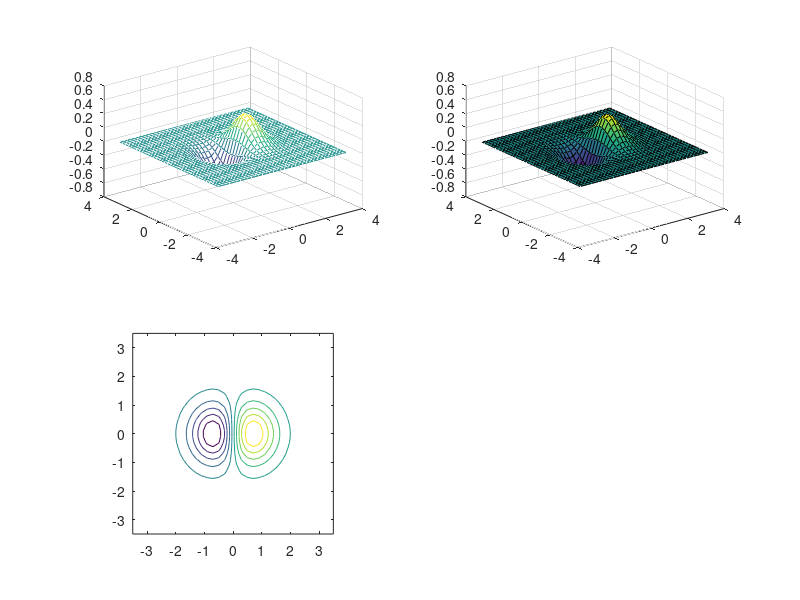

This figure's MATLAB source:
% 06 26
clc
clear

x = -3.5:0.2:3.5;
y = -3.5:0.2:3.5;
[X, Y] = meshgrid(x, y);
Z = X .* exp(-X.^2 - Y.^2);

subplot(2, 2, 1); 
mesh(X, Y, Z);

subplot(2, 2, 2); 
surf(X, Y, Z);

% contour
subplot(2,2,3);
contour(X,Y,Z);
axis square;
